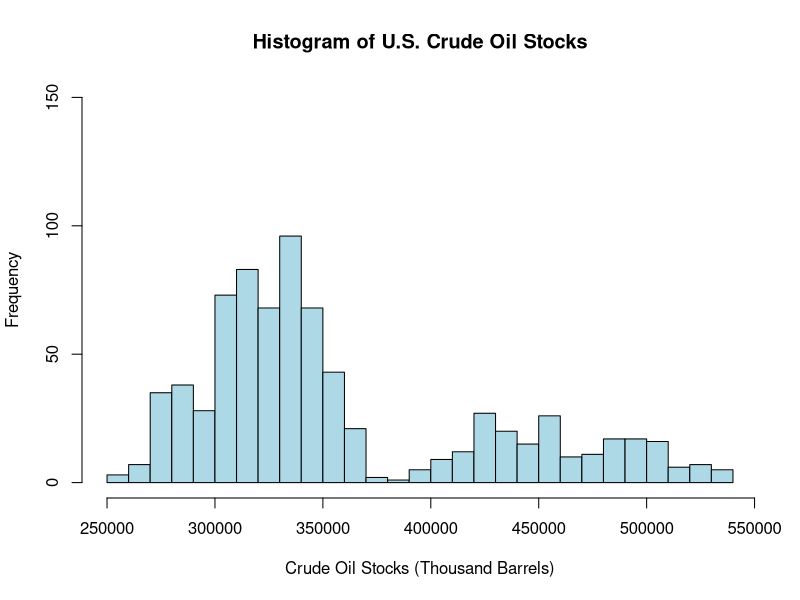

Write R code to recreate this figure.
# load dataset
df <- read.csv("transportation-fuels-inventory-beginning-2004-1.csv")

# check structure
str(df)
names(df)

#convert data types
df$Date <- as.Date(df$Date, tryFormats = c("%m/%d/%Y", "%d/%m/%Y"))
#str(df)

#clean create dataset
crude <- df$`U.S..Crude.Oil.Stocks..Thousand.Barrels.`
gasoline <- df$`U.S..Gasoline.Stocks..Thousand.Barrels.`

fuel_data <- data.frame(Date = df$Date,
                        Crude = crude,
                        Gasoline = gasoline)

#checking
head(fuel_data)

###-------histogram for crude oil

#thousand barrels → million barrels:
fuel_data$Crude_million <- fuel_data$Crude / 1000

h <- hist(fuel_data$Crude, plot = FALSE)

hist(fuel_data$Crude,
     breaks = 40,
     main = "Histogram of U.S. Crude Oil Stocks",
     xlab = "Crude Oil Stocks (Thousand Barrels)",
     ylab = "Frequency",
     col = "lightblue",
     border = "black",
     ylim = c(0, 150))

